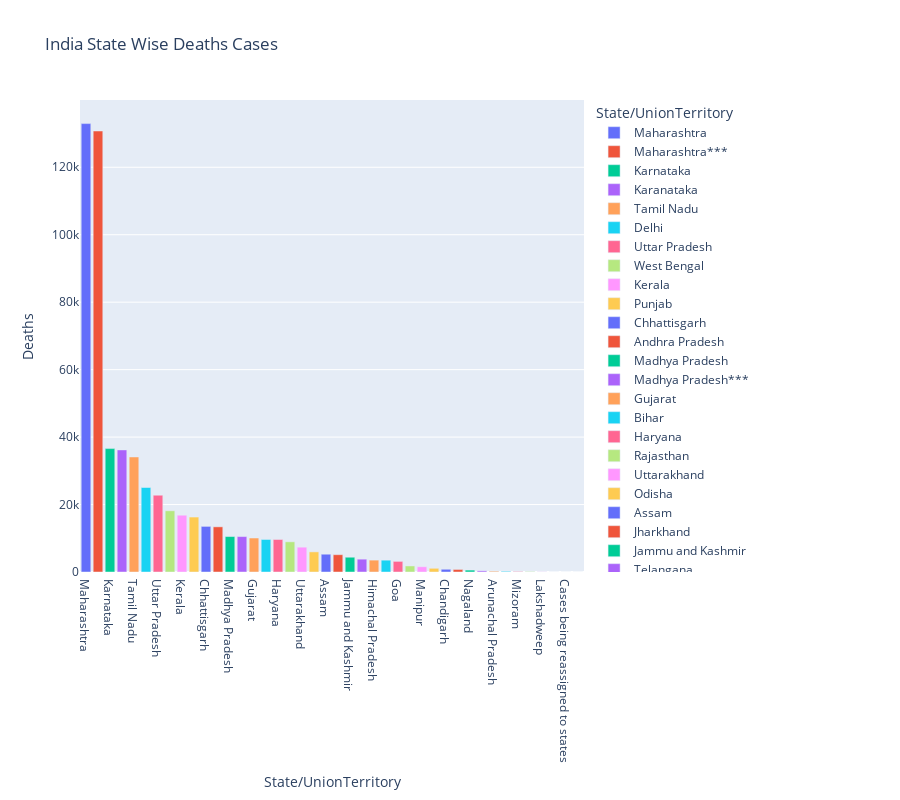

Source (notebook cell):
### Code cell
px.bar(statewise.sort_values(by='Deaths',ascending=False), x='State/UnionTerritory', y='Deaths',
       title="India State Wise Deaths Cases",
      color='State/UnionTerritory',
      height=800)

### Figure 1 — Plotly figure (JSON) as saved in the notebook; plotly's stock layout.template omitted (floating-point values rounded to 4 significant figures)
{"data": [{"alignmentgroup": "True", "hovertemplate": "State/UnionTerritory=%{x}<br>Deaths=%{y}<extra></extra>", "legendgroup": "Maharashtra", "marker": {"color": "#636efa", "pattern": {"shape": ""}}, "name": "Maharashtra", "offsetgroup": "Maharashtra", "orientation": "v", "showlegend": true, "textposition": "auto", "type": "bar", "x": ["Maharashtra"], "xaxis": "x", "y": [132948], "yaxis": "y"}, {"alignmentgroup": "True", "hovertemplate": "State/UnionTerritory=%{x}<br>Deaths=%{y}<extra></extra>", "legendgroup": "Maharashtra***", "marker": {"color": "#EF553B", "pattern": {"shape": ""}}, "name": "Maharashtra***", "offsetgroup": "Maharashtra***", "orientation": "v", "showlegend": true, "textposition": "auto", "type": "bar", "x": ["Maharashtra***"], "xaxis": "x", "y": [130753], "yaxis": "y"}, {"alignmentgroup": "True", "hovertemplate": "State/UnionTerritory=%{x}<br>Deaths=%{y}<extra></extra>", "legendgroup": "Karnataka", "marker": {"color": "#00cc96", "pattern": {"shape": ""}}, "name": "Karnataka", "offsetgroup": "Karnataka", "orientation": "v", "showlegend": true, "textposition": "auto", "type": "bar", "x": ["Karnataka"], "xaxis": "x", "y": [36587], "yaxis": "y"}, {"alignmentgroup": "True", "hovertemplate": "State/UnionTerritory=%{x}<br>Deaths=%{y}<extra></extra>", "legendgroup": "Karanataka", "marker": {"color": "#ab63fa", "pattern": {"shape": ""}}, "name": "Karanataka", "offsetgroup": "Karanataka", "orientation": "v", "showlegend": true, "textposition": "auto", "type": "bar", "x": ["Karanataka"], "xaxis": "x", "y": [36197], "yaxis": "y"}, {"alignmentgroup": "True", "hovertemplate": "State/UnionTerritory=%{x}<br>Deaths=%{y}<extra></extra>", "legendgroup": "Tamil Nadu", "marker": {"color": "#FFA15A", "pattern": {"shape": ""}}, "name": "Tamil Nadu", "offsetgroup": "Tamil Nadu", "orientation": "v", "showlegend": true, "textposition": "auto", "type": "bar", "x": ["Tamil Nadu"], "xaxis": "x", "y": [34102], "yaxis": "y"}, {"alignmentgroup": "True", "hovertemplate": "State/UnionTerritory=%{x}<br>Deaths=%{y}<extra></extra>", "legendgroup": "Delhi", "marker": {"color": "#19d3f3", "pattern": {"shape": ""}}, "name": "Delhi", "offsetgroup": "Delhi", "orientation": "v", "showlegend": true, "textposition": "auto", "type": "bar", "x": ["Delhi"], "xaxis": "x", "y": [25054], "yaxis": "y"}, {"alignmentgroup": "True", "hovertemplate": "State/UnionTerritory=%{x}<br>Deaths=%{y}<extra></extra>", "legendgroup": "Uttar Pradesh", "marker": {"color": "#FF6692", "pattern": {"shape": ""}}, "name": "Uttar Pradesh", "offsetgroup": "Uttar Pradesh", "orientation": "v", "showlegend": true, "textposition": "auto", "type": "bar", "x": ["Uttar Pradesh"], "xaxis": "x", "y": [22763], "yaxis": "y"}, {"alignmentgroup": "True", "hovertemplate": "State/UnionTerritory=%{x}<br>Deaths=%{y}<extra></extra>", "legendgroup": "West Bengal", "marker": {"color": "#B6E880", "pattern": {"shape": ""}}, "name": "West Bengal", "offsetgroup": "West Bengal", "orientation": "v", "showlegend": true, "textposition": "auto", "type": "bar", "x": ["West Bengal"], "xaxis": "x", "y": [18149], "yaxis": "y"}, {"alignmentgroup": "True", "hovertemplate": "State/UnionTerritory=%{x}<br>Deaths=%{y}<extra></extra>", "legendgroup": "Kerala", "marker": {"color": "#FF97FF", "pattern": {"shape": ""}}, "name": "Kerala", "offsetgroup": "Kerala", "orientation": "v", "showlegend": true, "textposition": "auto", "type": "bar", "x": ["Kerala"], "xaxis": "x", "y": [16837], "yaxis": "y"}, {"alignmentgroup": "True", "hovertemplate": "State/UnionTerritory=%{x}<br>Deaths=%{y}<extra></extra>", "legendgroup": "Punjab", "marker": {"color": "#FECB52", "pattern": {"shape": ""}}, "name": "Punjab", "offsetgroup": "Punjab", "orientation": "v", "showlegend": true, "textposition": "auto", "type": "bar", "x": ["Punjab"], "xaxis": "x", "y": [16294], "yaxis": "y"}, {"alignmentgroup": "True", "hovertemplate": "State/UnionTerritory=%{x}<br>Deaths=%{y}<extra></extra>", "legendgroup": "Chhattisgarh", "marker": {"color": "#636efa", "pattern": {"shape": ""}}, "name": "Chhattisgarh", "offsetgroup": "Chhattisgarh", "orientation": "v", "showlegend": true, "textposition": "auto", "type": "bar", "x": ["Chhattisgarh"], "xaxis": "x", "y": [13525], "yaxis": "y"}, {"alignmentgroup": "True", "hovertemplate": "State/UnionTerritory=%{x}<br>Deaths=%{y}<extra></extra>", "legendgroup": "Andhra Pradesh", "marker": {"color": "#EF553B", "pattern": {"shape": ""}}, "name": "Andhra Pradesh", "offsetgroup": "Andhra Pradesh", "orientation": "v", "showlegend": true, "textposition": "auto", "type": "bar", "x": ["Andhra Pradesh"], "xaxis": "x", "y": [13395], "yaxis": "y"}, {"alignmentgroup": "True", "hovertemplate": "State/UnionTerritory=%{x}<br>Deaths=%{y}<extra></extra>", "legendgroup": "Madhya Pradesh", "marker": {"color": "#00cc96", "pattern": {"shape": ""}}, "name": "Madhya Pradesh", "offsetgroup": "Madhya Pradesh", "orientation": "v", "showlegend": true, "textposition": "auto", "type": "bar", "x": ["Madhya Pradesh"], "xaxis": "x", "y": [10513], "yaxis": "y"}, {"alignmentgroup": "True", "hovertemplate": "State/UnionTerritory=%{x}<br>Deaths=%{y}<extra></extra>", "legendgroup": "Madhya Pradesh***", "marker": {"color": "#ab63fa", "pattern": {"shape": ""}}, "name": "Madhya Pradesh***", "offsetgroup": "Madhya Pradesh***", "orientation": "v", "showlegend": true, "textposition": "auto", "type": "bar", "x": ["Madhya Pradesh***"], "xaxis": "x", "y": [10506], "yaxis": "y"}, {"alignmentgroup": "True", "hovertemplate": "State/UnionTerritory=%{x}<br>Deaths=%{y}<extra></extra>", "legendgroup": "Gujarat", "marker": {"color": "#FFA15A", "pattern": {"shape": ""}}, "name": "Gujarat", "offsetgroup": "Gujarat", "orientation": "v", "showlegend": true, "textposition": "auto", "type": "bar", "x": ["Gujarat"], "xaxis": "x", "y": [10076], "yaxis": "y"}, {"alignmentgroup": "True", "hovertemplate": "State/UnionTerritory=%{x}<br>Deaths=%{y}<extra></extra>", "legendgroup": "Bihar", "marker": {"color": "#19d3f3", "pattern": {"shape": ""}}, "name": "Bihar", "offsetgroup": "Bihar", "orientation": "v", "showlegend": true, "textposition": "auto", "type": "bar", "x": ["Bihar"], "xaxis": "x", "y": [9644], "yaxis": "y"}, {"alignmentgroup": "True", "hovertemplate": "State/UnionTerritory=%{x}<br>Deaths=%{y}<extra></extra>", "legendgroup": "Haryana", "marker": {"color": "#FF6692", "pattern": {"shape": ""}}, "name": "Haryana", "offsetgroup": "Haryana", "orientation": "v", "showlegend": true, "textposition": "auto", "type": "bar", "x": ["Haryana"], "xaxis": "x", "y": [9638], "yaxis": "y"}, {"alignmentgroup": "True", "hovertemplate": "State/UnionTerritory=%{x}<br>Deaths=%{y}<extra></extra>", "legendgroup": "Rajasthan", "marker": {"color": "#B6E880", "pattern": {"shape": ""}}, "name": "Rajasthan", "offsetgroup": "Rajasthan", "orientation": "v", "showlegend": true, "textposition": "auto", "type": "bar", "x": ["Rajasthan"], "xaxis": "x", "y": [8954], "yaxis": "y"}, {"alignmentgroup": "True", "hovertemplate": "State/UnionTerritory=%{x}<br>Deaths=%{y}<extra></extra>", "legendgroup": "Uttarakhand", "marker": {"color": "#FF97FF", "pattern": {"shape": ""}}, "name": "Uttarakhand", "offsetgroup": "Uttarakhand", "orientation": "v", "showlegend": true, "textposition": "auto", "type": "bar", "x": ["Uttarakhand"], "xaxis": "x", "y": [7362], "yaxis": "y"}, {"alignmentgroup": "True", "hovertemplate": "State/UnionTerritory=%{x}<br>Deaths=%{y}<extra></extra>", "legendgroup": "Odisha", "marker": {"color": "#FECB52", "pattern": {"shape": ""}}, "name": "Odisha", "offsetgroup": "Odisha", "orientation": "v", "showlegend": true, "textposition": "auto", "type": "bar", "x": ["Odisha"], "xaxis": "x", "y": [5966], "yaxis": "y"}, {"alignmentgroup": "True", "hovertemplate": "State/UnionTerritory=%{x}<br>Deaths=%{y}<extra></extra>", "legendgroup": "Assam", "marker": {"color": "#636efa", "pattern": {"shape": ""}}, "name": "Assam", "offsetgroup": "Assam", "orientation": "v", "showlegend": true, "textposition": "auto", "type": "bar", "x": ["Assam"], "xaxis": "x", "y": [5275], "yaxis": "y"}, {"alignmentgroup": "True", "hovertemplate": "State/UnionTerritory=%{x}<br>Deaths=%{y}<extra></extra>", "legendgroup": "Jharkhand", "marker": {"color": "#EF553B", "pattern": {"shape": ""}}, "name": "Jharkhand", "offsetgroup": "Jharkhand", "orientation": "v", "showlegend": true, "textposition": "auto", "type": "bar", "x": ["Jharkhand"], "xaxis": "x", "y": [5129], "yaxis": "y"}, {"alignmentgroup": "True", "hovertemplate": "State/UnionTerritory=%{x}<br>Deaths=%{y}<extra></extra>", "legendgroup": "Jammu and Kashmir", "marker": {"color": "#00cc96", "pattern": {"shape": ""}}, "name": "Jammu and Kashmir", "offsetgroup": "Jammu and Kashmir", "orientation": "v", "showlegend": true, "textposition": "auto", "type": "bar", "x": ["Jammu and Kashmir"], "xaxis": "x", "y": [4379], "yaxis": "y"}, {"alignmentgroup": "True", "hovertemplate": "State/UnionTerritory=%{x}<br>Deaths=%{y}<extra></extra>", "legendgroup": "Telangana", "marker": {"color": "#ab63fa", "pattern": {"shape": ""}}, "name": "Telangana", "offsetgroup": "Telangana", "orientation": "v", "showlegend": true, "textposition": "auto", "type": "bar", "x": ["Telangana"], "xaxis": "x", "y": [3805], "yaxis": "y"}, {"alignmentgroup": "True", "hovertemplate": "State/UnionTerritory=%{x}<br>Deaths=%{y}<extra></extra>", "legendgroup": "Himachal Pradesh", "marker": {"color": "#FFA15A", "pattern": {"shape": ""}}, "name": "Himachal Pradesh", "offsetgroup": "Himachal Pradesh", "orientation": "v", "showlegend": true, "textposition": "auto", "type": "bar", "x": ["Himachal Pradesh"], "xaxis": "x", "y": [3521], "yaxis": "y"}, {"alignmentgroup": "True", "hovertemplate": "State/UnionTerritory=%{x}<br>Deaths=%{y}<extra></extra>", "legendgroup": "Himanchal Pradesh", "marker": {"color": "#19d3f3", "pattern": {"shape": ""}}, "name": "Himanchal Pradesh", "offsetgroup": "Himanchal Pradesh", "orientation": "v", "showlegend": true, "textposition": "auto", "type": "bar", "x": ["Himanchal Pradesh"], "xaxis": "x", "y": [3507], "yaxis": "y"}, {"alignmentgroup": "True", "hovertemplate": "State/UnionTerritory=%{x}<br>Deaths=%{y}<extra></extra>", "legendgroup": "Goa", "marker": {"color": "#FF6692", "pattern": {"shape": ""}}, "name": "Goa", "offsetgroup": "Goa", "orientation": "v", "showlegend": true, "textposition": "auto", "type": "bar", "x": ["Goa"], "xaxis": "x", "y": [3148], "yaxis": "y"}, {"alignmentgroup": "True", "hovertemplate": "State/UnionTerritory=%{x}<br>Deaths=%{y}<extra></extra>", "legendgroup": "Puducherry", "marker": {"color": "#B6E880", "pattern": {"shape": ""}}, "name": "Puducherry", "offsetgroup": "Puducherry", "orientation": "v", "showlegend": true, "textposition": "auto", "type": "bar", "x": ["Puducherry"], "xaxis": "x", "y": [1795], "yaxis": "y"}, {"alignmentgroup": "True", "hovertemplate": "State/UnionTerritory=%{x}<br>Deaths=%{y}<extra></extra>", "legendgroup": "Manipur", "marker": {"color": "#FF97FF", "pattern": {"shape": ""}}, "name": "Manipur", "offsetgroup": "Manipur", "orientation": "v", "showlegend": true, "textposition": "auto", "type": "bar", "x": ["Manipur"], "xaxis": "x", "y": [1566], "yaxis": "y"}, {"alignmentgroup": "True", "hovertemplate": "State/UnionTerritory=%{x}<br>Deaths=%{y}<extra></extra>", "legendgroup": "Meghalaya", "marker": {"color": "#FECB52", "pattern": {"shape": ""}}, "name": "Meghalaya", "offsetgroup": "Meghalaya", "orientation": "v", "showlegend": true, "textposition": "auto", "type": "bar", "x": ["Meghalaya"], "xaxis": "x", "y": [1096], "yaxis": "y"}, {"alignmentgroup": "True", "hovertemplate": "State/UnionTerritory=%{x}<br>Deaths=%{y}<extra></extra>", "legendgroup": "Chandigarh", "marker": {"color": "#636efa", "pattern": {"shape": ""}}, "name": "Chandigarh", "offsetgroup": "Chandigarh", "orientation": "v", "showlegend": true, "textposition": "auto", "type": "bar", "x": ["Chandigarh"], "xaxis": "x", "y": [811], "yaxis": "y"}, {"alignmentgroup": "True", "hovertemplate": "State/UnionTerritory=%{x}<br>Deaths=%{y}<extra></extra>", "legendgroup": "Tripura", "marker": {"color": "#EF553B", "pattern": {"shape": ""}}, "name": "Tripura", "offsetgroup": "Tripura", "orientation": "v", "showlegend": true, "textposition": "auto", "type": "bar", "x": ["Tripura"], "xaxis": "x", "y": [755], "yaxis": "y"}, {"alignmentgroup": "True", "hovertemplate": "State/UnionTerritory=%{x}<br>Deaths=%{y}<extra></extra>", "legendgroup": "Nagaland", "marker": {"color": "#00cc96", "pattern": {"shape": ""}}, "name": "Nagaland", "offsetgroup": "Nagaland", "orientation": "v", "showlegend": true, "textposition": "auto", "type": "bar", "x": ["Nagaland"], "xaxis": "x", "y": [570], "yaxis": "y"}, {"alignmentgroup": "True", "hovertemplate": "State/UnionTerritory=%{x}<br>Deaths=%{y}<extra></extra>", "legendgroup": "Sikkim", "marker": {"color": "#ab63fa", "pattern": {"shape": ""}}, "name": "Sikkim", "offsetgroup": "Sikkim", "orientation": "v", "showlegend": true, "textposition": "auto", "type": "bar", "x": ["Sikkim"], "xaxis": "x", "y": [345], "yaxis": "y"}, {"alignmentgroup": "True", "hovertemplate": "State/UnionTerritory=%{x}<br>Deaths=%{y}<extra></extra>", "legendgroup": "Arunachal Pradesh", "marker": {"color": "#FFA15A", "pattern": {"shape": ""}}, "name": "Arunachal Pradesh", "offsetgroup": "Arunachal Pradesh", "orientation": "v", "showlegend": true, "textposition": "auto", "type": "bar", "x": ["Arunachal Pradesh"], "xaxis": "x", "y": [231], "yaxis": "y"}, {"alignmentgroup": "True", "hovertemplate": "State/UnionTerritory=%{x}<br>Deaths=%{y}<extra></extra>", "legendgroup": "Ladakh", "marker": {"color": "#19d3f3", "pattern": {"shape": ""}}, "name": "Ladakh", "offsetgroup": "Ladakh", "orientation": "v", "showlegend": true, "textposition": "auto", "type": "bar", "x": ["Ladakh"], "xaxis": "x", "y": [207], "yaxis": "y"}, {"alignmentgroup": "True", "hovertemplate": "State/UnionTerritory=%{x}<br>Deaths=%{y}<extra></extra>", "legendgroup": "Mizoram", "marker": {"color": "#FF6692", "pattern": {"shape": ""}}, "name": "Mizoram", "offsetgroup": "Mizoram", "orientation": "v", "showlegend": true, "textposition": "auto", "type": "bar", "x": ["Mizoram"], "xaxis": "x", "y": [150], "yaxis": "y"}, {"alignmentgroup": "True", "hovertemplate": "State/UnionTerritory=%{x}<br>Deaths=%{y}<extra></extra>", "legendgroup": "Andaman and Nicobar Islands", "marker": {"color": "#B6E880", "pattern": {"shape": ""}}, "name": "Andaman and Nicobar Islands", "offsetgroup": "Andaman and Nicobar Islands", "orientation": "v", "showlegend": true, "textposition": "auto", "type": "bar", "x": ["Andaman and Nicobar Islands"], "xaxis": "x", "y": [129], "yaxis": "y"}, {"alignmentgroup": "True", "hovertemplate": "State/UnionTerritory=%{x}<br>Deaths=%{y}<extra></extra>", "legendgroup": "Lakshadweep", "marker": {"color": "#FF97FF", "pattern": {"shape": ""}}, "name": "Lakshadweep", "offsetgroup": "Lakshadweep", "orientation": "v", "showlegend": true, "textposition": "auto", "type": "bar", "x": ["Lakshadweep"], "xaxis": "x", "y": [50], "yaxis": "y"}, {"alignmentgroup": "True", "hovertemplate": "State/UnionTerritory=%{x}<br>Deaths=%{y}<extra></extra>", "legendgroup": "Dadra and Nagar Haveli and Daman and Diu", "marker": {"color": "#FECB52", "pattern": {"shape": ""}}, "name": "Dadra and Nagar Haveli and Daman and Diu", "offsetgroup": "Dadra and Nagar Haveli and Daman and Diu", "orientation": "v", "showlegend": true, "textposition": "auto", "type": "bar", "x": ["Dadra and Nagar Haveli and Daman and Diu"], "xaxis": "x", "y": [4], "yaxis": "y"}, {"alignmentgroup": "True", "hovertemplate": "State/UnionTerritory=%{x}<br>Deaths=%{y}<extra></extra>", "legendgroup": "Cases being reassigned to states", "marker": {"color": "#636efa", "pattern": {"shape": ""}}, "name": "Cases being reassigned to states", "offsetgroup": "Cases being reassigned to states", "orientation": "v", "showlegend": true, "textposition": "auto", "type": "bar", "x": ["Cases being reassigned to states"], "xaxis": "x", "y": [0], "yaxis": "y"}, {"alignmentgroup": "True", "hovertemplate": "State/UnionTerritory=%{x}<br>Deaths=%{y}<extra></extra>", "legendgroup": "Unassigned", "marker": {"color": "#EF553B", "pattern": {"shape": ""}}, "name": "Unassigned", "offsetgroup": "Unassigned", "orientation": "v", "showlegend": true, "textposition": "auto", "type": "bar", "x": ["Unassigned"], "xaxis": "x", "y": [0], "yaxis": "y"}], "layout": {"barmode": "relative", "height": 800, "legend": {"title": {"text": "State/UnionTerritory"}, "tracegroupgap": 0}, "title": {"text": "India State Wise Deaths Cases"}, "xaxis": {"anchor": "y", "categoryarray": ["Maharashtra", "Maharashtra***", "Karnataka", "Karanataka", "Tamil Nadu", "Delhi", "Uttar Pradesh", "West Bengal", "Kerala", "Punjab", "Chhattisgarh", "Andhra Pradesh", "Madhya Pradesh", "Madhya Pradesh***", "Gujarat", "Bihar", "Haryana", "Rajasthan", "Uttarakhand", "Odisha", "Assam", "Jharkhand", "Jammu and Kashmir", "Telangana", "Himachal Pradesh", "Himanchal Pradesh", "Goa", "Puducherry", "Manipur", "Meghalaya", "Chandigarh", "Tripura", "Nagaland", "Sikkim", "Arunachal Pradesh", "Ladakh", "Mizoram", "Andaman and Nicobar Islands", "Lakshadweep", "Dadra and Nagar Haveli and Daman and Diu", "Cases being reassigned to states", "Unassigned"], "categoryorder": "array", "domain": [0, 1], "title": {"text": "State/UnionTerritory"}}, "yaxis": {"anchor": "x", "domain": [0, 1], "title": {"text": "Deaths"}}}}
